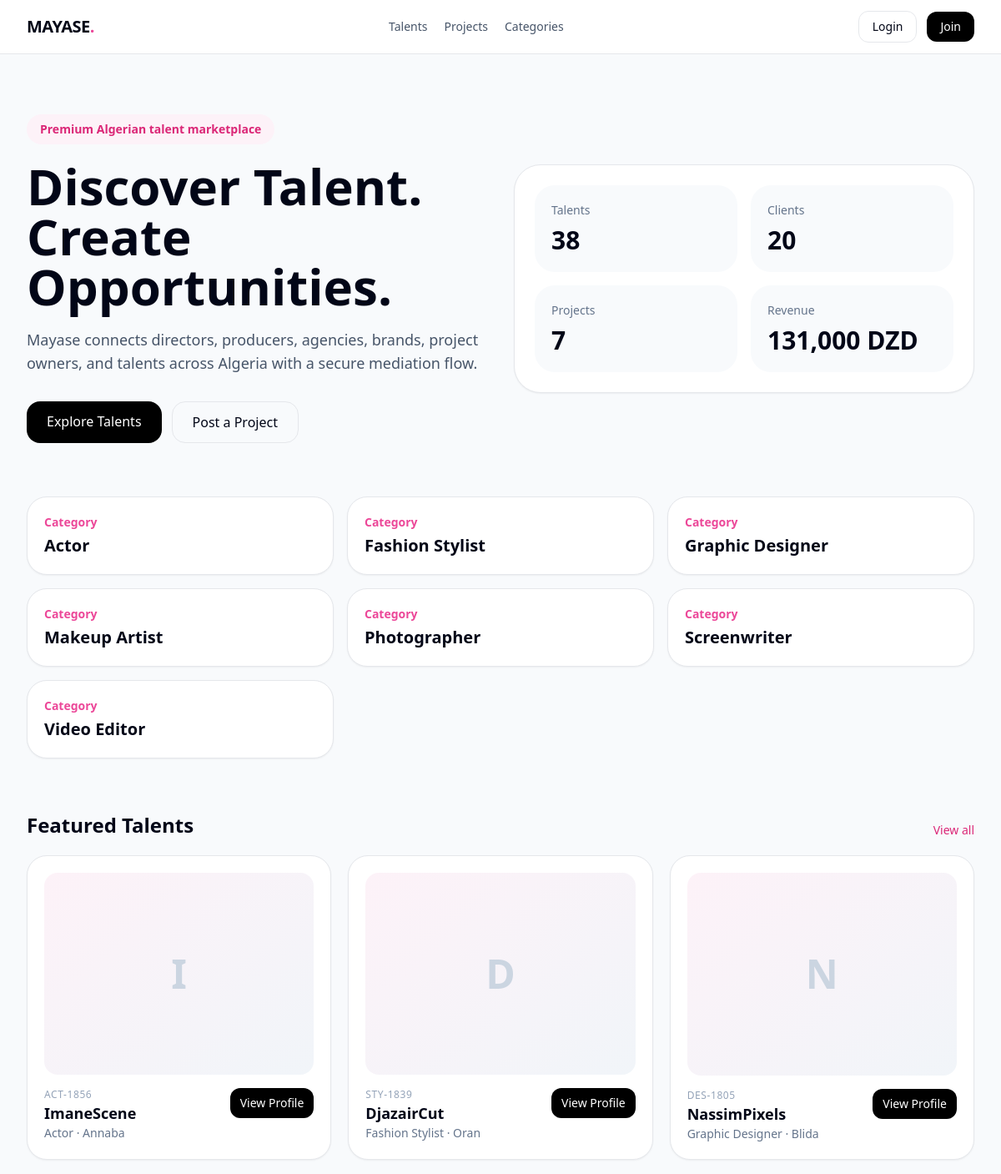
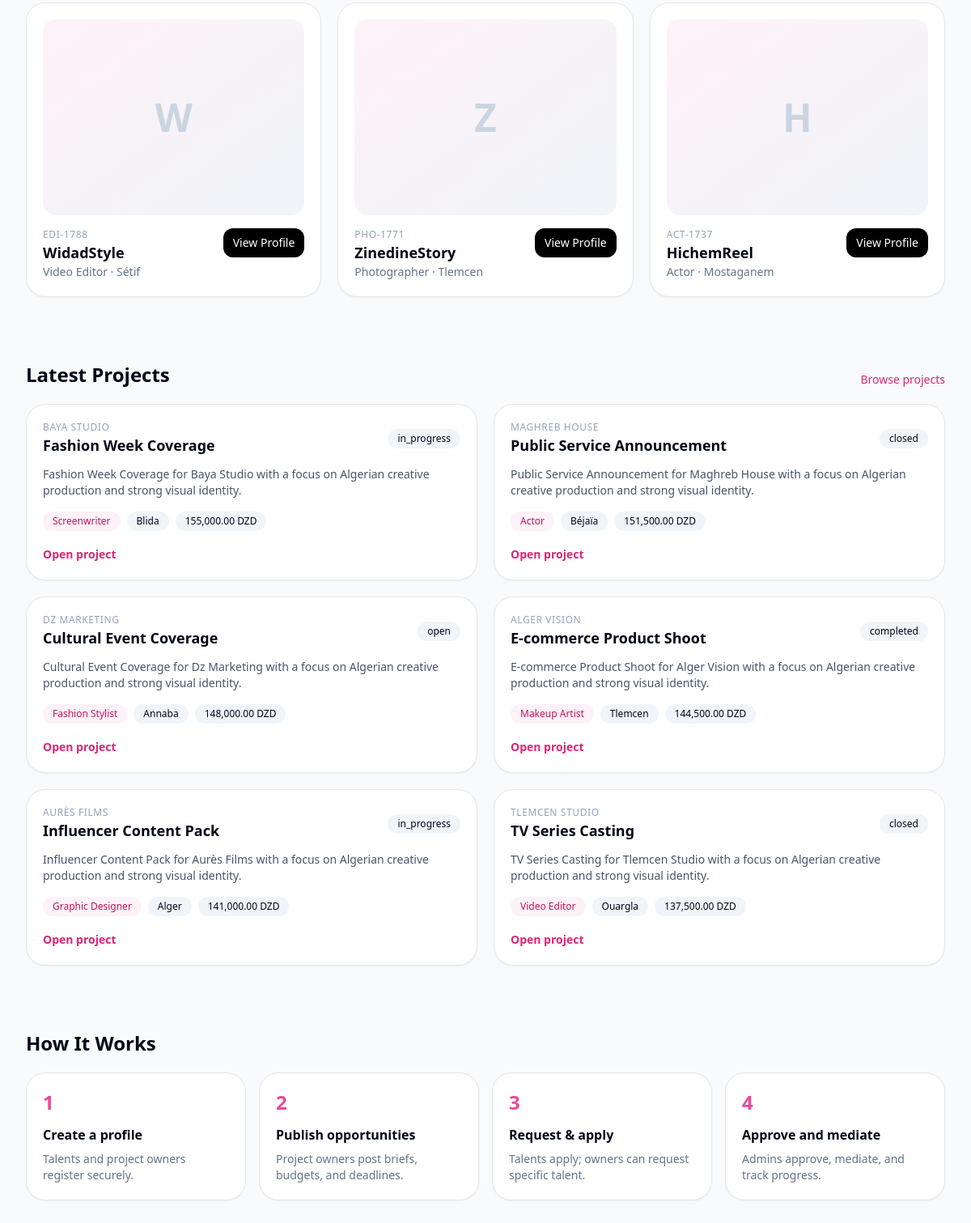
The app's page /os/index.php with its own data (2 pictures, top to bottom).
### tables this page shows
CREATE TABLE `categories` (
  `id` INT UNSIGNED NOT NULL AUTO_INCREMENT,
  `name` VARCHAR(80) NOT NULL,
  `slug` VARCHAR(80) NOT NULL,
  `created_at` TIMESTAMP NOT NULL DEFAULT CURRENT_TIMESTAMP,
  `updated_at` TIMESTAMP NOT NULL DEFAULT CURRENT_TIMESTAMP ON UPDATE CURRENT_TIMESTAMP,
  PRIMARY KEY (`id`),
  UNIQUE KEY `uniq_categories_name` (`name`),
  UNIQUE KEY `uniq_categories_slug` (`slug`)
);

CREATE TABLE `talents` (
  `id` INT UNSIGNED NOT NULL AUTO_INCREMENT,
  `user_id` INT UNSIGNED NOT NULL,
  `talent_code` VARCHAR(20) NOT NULL,
  `nickname` VARCHAR(120) NOT NULL,
  `category_id` INT UNSIGNED NOT NULL,
  `wilaya` VARCHAR(60) NOT NULL,
  `bio` TEXT NOT NULL,
  `skills` TEXT NOT NULL,
  `experience_years` INT UNSIGNED NOT NULL DEFAULT 0,
  `availability` VARCHAR(120) NOT NULL DEFAULT 'Available',
  `profile_photo` VARCHAR(255) DEFAULT NULL,
  `status` ENUM('pending','approved','rejected') NOT NULL DEFAULT 'approved',
  `created_at` TIMESTAMP NOT NULL DEFAULT CURRENT_TIMESTAMP,
  `updated_at` TIMESTAMP NOT NULL DEFAULT CURRENT_TIMESTAMP ON UPDATE CURRENT_TIMESTAMP,
  PRIMARY KEY (`id`),
  UNIQUE KEY `uniq_talents_user_id` (`user_id`),
  UNIQUE KEY `uniq_talents_code` (`talent_code`),
  UNIQUE KEY `uniq_talents_nickname` (`nickname`),
  KEY `idx_talents_category` (`category_id`),
  KEY `idx_talents_wilaya` (`wilaya`),
  KEY `idx_talents_status` (`status`),
  CONSTRAINT `fk_talents_user` FOREIGN KEY (`user_id`) REFERENCES `users`(`id`) ON DELETE CASCADE ON UPDATE CASCADE,
  CONSTRAINT `fk_talents_category` FOREIGN KEY (`category_id`) REFERENCES `categories`(`id`) ON DELETE RESTRICT ON UPDATE CASCADE
);

CREATE TABLE `projects` (
  `id` INT UNSIGNED NOT NULL AUTO_INCREMENT,
  `client_id` INT UNSIGNED NOT NULL,
  `title` VARCHAR(190) NOT NULL,
  `description` TEXT NOT NULL,
  `category_id` INT UNSIGNED DEFAULT NULL,
  `required_roles` VARCHAR(255) DEFAULT NULL,
  `wilaya` VARCHAR(60) NOT NULL,
  `budget` DECIMAL(12,2) NOT NULL DEFAULT 0.00,
  `deadline` DATE DEFAULT NULL,
  `status` ENUM('open','closed','in_progress','completed') NOT NULL DEFAULT 'open',
  `created_at` TIMESTAMP NOT NULL DEFAULT CURRENT_TIMESTAMP,
  `updated_at` TIMESTAMP NOT NULL DEFAULT CURRENT_TIMESTAMP ON UPDATE CURRENT_TIMESTAMP,
  PRIMARY KEY (`id`),
  KEY `idx_projects_client` (`client_id`),
  KEY `idx_projects_category` (`category_id`),
  KEY `idx_projects_status` (`status`),
  KEY `idx_projects_wilaya` (`wilaya`),
  CONSTRAINT `fk_projects_client` FOREIGN KEY (`client_id`) REFERENCES `clients`(`id`) ON DELETE CASCADE ON UPDATE CASCADE,
  CONSTRAINT `fk_projects_category` FOREIGN KEY (`category_id`) REFERENCES `categories`(`id`) ON DELETE SET NULL ON UPDATE CASCADE
);

CREATE TABLE `clients` (
  `id` INT UNSIGNED NOT NULL AUTO_INCREMENT,
  `user_id` INT UNSIGNED NOT NULL,
  `company_name` VARCHAR(190) NOT NULL,
  `wilaya` VARCHAR(60) NOT NULL,
  `company_bio` TEXT DEFAULT NULL,
  `subscription_status` ENUM('trial','active','expired') NOT NULL DEFAULT 'trial',
  `trial_ends_at` DATE DEFAULT NULL,
  `subscription_ends_at` DATE DEFAULT NULL,
  `status` ENUM('pending','approved','rejected') NOT NULL DEFAULT 'approved',
  `created_at` TIMESTAMP NOT NULL DEFAULT CURRENT_TIMESTAMP,
  `updated_at` TIMESTAMP NOT NULL DEFAULT CURRENT_TIMESTAMP ON UPDATE CURRENT_TIMESTAMP,
  PRIMARY KEY (`id`),
  UNIQUE KEY `uniq_clients_user_id` (`user_id`),
  UNIQUE KEY `uniq_clients_company_name` (`company_name`),
  KEY `idx_clients_wilaya` (`wilaya`),
  KEY `idx_clients_subscription_status` (`subscription_status`),
  CONSTRAINT `fk_clients_user` FOREIGN KEY (`user_id`) REFERENCES `users`(`id`) ON DELETE CASCADE ON UPDATE CASCADE
);

### os/index.php (the view, shortened to what the rows shown need)
<?php
function e(?string $value): string {
    return htmlspecialchars((string)$value, ENT_QUOTES | ENT_SUBSTITUTE, 'UTF-8');
}
function url(string $page, array $params = []): string {
    $query = array_merge(['page' => $page], $params);
    return '?' . http_build_query($query);
}
class Database {
    private static ?PDO $instance = null;
    public static function connect(): PDO {
        if (self::$instance instanceof PDO) {
            return self::$instance;
        }
        $dsn = sprintf('mysql:host=%s;dbname=%s;charset=%s', DB_HOST, DB_NAME, DB_CHARSET);
        self::$instance = new PDO($dsn, DB_USER, DB_PASS, [
            PDO::ATTR_ERRMODE => PDO::ERRMODE_EXCEPTION,
            PDO::ATTR_DEFAULT_FETCH_MODE => PDO::FETCH_ASSOC,
            PDO::ATTR_EMULATE_PREPARES => false,
        ]);
        return self::$instance;
    }
    public static function pdo(): PDO {
        return self::connect();
    }
}
class Talent {
    public static function featured(int $limit = 6): array {
        $stmt = Database::pdo()->prepare("SELECT t.*, c.name AS category_name, u.avatar_path FROM talents t JOIN categories c ON c.id = t.category_id JOIN users u ON u.id = t.user_id WHERE t.status = 'approved' ORDER BY t.id DESC LIMIT $limit");
        $stmt->execute();
        return $stmt->fetchAll();
    }
}
class Project {
    public static function latest(int $limit = 6): array {
        $stmt = Database::pdo()->prepare("SELECT p.*, c.company_name, cat.name AS category_name FROM projects p JOIN clients c ON c.id = p.client_id LEFT JOIN categories cat ON cat.id = p.category_id ORDER BY p.id DESC LIMIT $limit");
        $stmt->execute();
        return $stmt->fetchAll();
    }
}
class Auth {
    public static function currentUser(): ?array {
        return null;
    }
}
function render_header(string $title, ?array $user): void {
    echo '<!doctype html><html lang="en"><head><meta charset="utf-8"><meta name="viewport" content="width=device-width, initial-scale=1">';
    echo '<script src="https://cdn.tailwindcss.com"></script>';
    echo '</head><body class="bg-slate-50 text-slate-950">';
    echo '<div class="min-h-screen">';
    echo '<div class="max-w-7xl mx-auto px-4 sm:px-6 lg:px-8">';
    if ($user) {
        $role = $user['role'];
        echo '<div class="flex gap-6">';
        echo '<aside id="sidebar" class="fixed lg:sticky top-16 left-0 z-40 w-72 h-[calc(100vh-4rem)] -translate-x-full lg:translate-x-0 transition-transform bg-white border-r lg:border rounded-r-3xl lg:rounded-3xl p-4 overflow-y-auto">';
        echo '<div class="text-xs uppercase tracking-widest text-slate-400 mb-3">Navigation</div>';
        $menu = [
            ['Dashboard', url('dashboard')],
            ['Talents', url('talents')],
            ['Projects', url('projects')],
            ['Notifications', url('notifications')],
        ];
        if (in_array($role, ['super_admin','agent'], true)) {
            $menu[] = ['Admin Panel', url('dashboard', ['section' => 'overview'])];
        }
        if ($role === 'project_owner') {
            $menu[] = ['My Projects', url('dashboard')];
            $menu[] = ['Browse Talents', url('talents')];
            $menu[] = ['Requests', url('dashboard', ['section' => 'requests'])];
        }
        if ($role === 'talent') {
            $menu[] = ['My Profile', url('dashboard')];
            $menu[] = ['Applications', url('dashboard')];
            $menu[] = ['Portfolio', url('dashboard')];
        }
        foreach ($menu as $m) {
            echo '<a class="block px-4 py-3 rounded-2xl hover:bg-slate-100 mb-2" href="' . e($m[1]) . '">' . e($m[0]) . '</a>';
        }
        echo '<div class="mt-6 rounded-3xl bg-pink-50 p-4">';
        echo '<div class="text-sm font-semibold">' . e(Settings::get('site_tagline', 'Discover Talent. Create Opportunities.')) . '</div>';
        echo '<div class="text-xs text-slate-500 mt-2">Algerian creative mediation platform.</div>';
        echo '</div>';
        echo '</aside>';
        echo '<main class="flex-1 min-w-0 lg:pl-0 pt-6 pb-20">';
    } else {
        echo '<main class="pt-8 pb-20">';
    }
}
function render_footer(): void {
    echo '</main></div></div>';
    echo '</body></html>';
}
function render_home(): void {
    $featuredTalents = Talent::featured(6);
    $latestProjects = Project::latest(6);
    $categories = Database::pdo()->query("SELECT * FROM categories ORDER BY name")->fetchAll();
    echo '<section class="grid lg:grid-cols-2 gap-8 items-center py-10">';
    echo '<div>';
    echo '<h1 class="mt-5 text-5xl md:text-6xl font-black leading-tight">Discover Talent.<br>Create Opportunities.</h1>';
    echo '<div class="mt-8 flex flex-wrap gap-3">';
    echo '</div></div>';
    echo '<div class="rounded-[2rem] border bg-white shadow-sm p-6">';
    echo '<div class="grid sm:grid-cols-2 gap-4">';
    echo '</div></div></section>';
    echo '<section class="py-6"><div class="grid md:grid-cols-3 gap-4">';
    foreach ($categories as $cat) {
        echo '<div class="rounded-3xl border bg-white p-5 shadow-sm"><div class="text-sm text-pink-500 font-semibold">Category</div><div class="text-xl font-bold mt-1">' . e($cat['name']) . '</div></div>';
    }
    echo '</div></section>';
    echo '<section class="py-10">';
    echo '<div class="flex items-end justify-between mb-5"><h2 class="text-2xl font-bold">Featured Talents</h2><a class="text-sm text-pink-600" href="' . e(url('talents')) . '">View all</a></div>';
    echo '<div class="grid sm:grid-cols-2 lg:grid-cols-3 gap-5">';
    foreach ($featuredTalents as $t) {
        talent_card($t);
    }
    echo '</div></section>';
    echo '<section class="py-10">';
    echo '<div class="flex items-end justify-between mb-5"><h2 class="text-2xl font-bold">Latest Projects</h2><a class="text-sm text-pink-600" href="' . e(url('projects')) . '">Browse projects</a></div>';
    echo '<div class="grid lg:grid-cols-2 gap-5">';
    foreach ($latestProjects as $p) {
        project_card($p);
    }
    echo '</div></section>';
    echo '<section class="py-10">';
    echo '<h2 class="text-2xl font-bold mb-5">How It Works</h2>';
    echo '<div class="grid md:grid-cols-4 gap-4">';
    echo '</div></section>';
}
function talent_card(array $t): void {
    echo '<div class="rounded-3xl border bg-white p-5 shadow-sm">';
    echo '<div class="aspect-[4/3] rounded-2xl bg-gradient-to-br from-pink-50 to-slate-100 flex items-center justify-center overflow-hidden">';
    if (!empty($t['avatar_path'])) {
        echo '<img src="' . e($t['avatar_path']) . '" alt="" class="w-full h-full object-cover">';
    } else {
        echo '<div class="text-5xl font-black text-slate-300">' . e(substr($t['nickname'], 0, 1)) . '</div>';
    }
    echo '</div>';
    echo '<div class="mt-4 flex items-start justify-between gap-3">';
    echo '<div><div class="text-xs uppercase tracking-wider text-slate-400">' . e($t['talent_code']) . '</div><h3 class="font-bold text-lg">' . e($t['nickname']) . '</h3><p class="text-sm text-slate-500">' . e($t['category_name']) . ' · ' . e($t['wilaya']) . '</p></div>';
    echo '<a href="' . e(url('talent', ['id' => $t['id']])) . '" class="px-3 py-2 rounded-xl bg-black text-white text-sm h-fit">View Profile</a>';
    echo '</div></div>';
}
function project_card(array $p): void {
    echo '<div class="rounded-3xl border bg-white p-5 shadow-sm">';
    echo '<div class="flex items-center justify-between gap-4">';
    echo '<div><div class="text-xs uppercase tracking-wider text-slate-400">' . e($p['company_name']) . '</div><h3 class="font-bold text-lg">' . e($p['title']) . '</h3></div>';
    echo '<div class="text-xs px-3 py-1 rounded-full bg-slate-100">' . e($p['status']) . '</div>';
    echo '</div>';
    echo '<p class="text-sm text-slate-600 mt-3">' . e($p['description']) . '</p>';
    echo '<div class="mt-4 flex flex-wrap gap-2 text-xs">';
    echo '<span class="px-3 py-1 rounded-full bg-pink-50 text-pink-700">' . e($p['category_name'] ?? 'General') . '</span>';
    echo '<span class="px-3 py-1 rounded-full bg-slate-100">' . e($p['wilaya']) . '</span>';
    echo '<span class="px-3 py-1 rounded-full bg-slate-100">' . e(number_format((float)$p['budget'], 2)) . ' DZD</span>';
    echo '</div>';
    echo '<div class="mt-4"><a href="' . e(url('project', ['id' => $p['id']])) . '" class="text-pink-600 text-sm font-semibold">Open project</a></div>';
    echo '</div>';
}
function page_title(string $page): string {
    return match ($page) {
        'home' => APP_NAME,
        'dashboard' => 'Dashboard',
        'talents' => 'Talents',
        'projects' => 'Projects',
        'login' => 'Login',
        'register' => 'Register',
        'talent' => 'Talent Profile',
        'project' => 'Project',
        'notifications' => 'Notifications',
        'forgot-password' => 'Password Reset',
        'reset-password' => 'Set New Password',
        default => APP_NAME,
    };
}
$user = Auth::currentUser();
$page = $_GET['page'] ?? ($user ? 'dashboard' : 'home');
render_header(page_title((string)$page), $user);
switch ($page) {
    case 'home':
        render_home();
        break;
}
render_footer();

### records on screen
categories: name "Actor"
categories: name "Fashion Stylist"
categories: name "Graphic Designer"
categories: name "Makeup Artist"
categories: name "Photographer"
categories: name "Screenwriter"
categories: name "Video Editor"
talents: nickname "I", talent_code "ACT-1856", nickname "ImaneScene", category.name "Actor", wilaya "Annaba"
talents: nickname "D", talent_code "STY-1839", nickname "DjazairCut", category.name "Fashion Stylist", wilaya "Oran"
talents: nickname "N", talent_code "DES-1805", nickname "NassimPixels", category.name "Graphic Designer", wilaya "Blida"
talents: nickname "W", talent_code "EDI-1788", nickname "WidadStyle", category.name "Video Editor", wilaya "Sétif"
talents: nickname "Z", talent_code "PHO-1771", nickname "ZinedineStory", category.name "Photographer", wilaya "Tlemcen"
talents: nickname "H", talent_code "ACT-1737", nickname "HichemReel", category.name "Actor", wilaya "Mostaganem"
projects: client.company_name "BAYA STUDIO", title "Fashion Week Coverage", status "in_progress", description "Fashion Week Coverage for Baya Studio with a focus on Algerian creative production and strong visual identity.", category.name "Screenwriter", wilaya "Blida", budget "155,000.00"
projects: client.company_name "MAGHREB HOUSE", title "Public Service Announcement", status "closed", description "Public Service Announcement for Maghreb House with a focus on Algerian creative production and strong visual identity.", category.name "Actor", wilaya "Béjaïa", budget "151,500.00"
projects: client.company_name "DZ MARKETING", title "Cultural Event Coverage", status "open", description "Cultural Event Coverage for Dz Marketing with a focus on Algerian creative production and strong visual identity.", category.name "Fashion Stylist", wilaya "Annaba", budget "148,000.00"
projects: client.company_name "ALGER VISION", title "E-commerce Product Shoot", status "completed", description "E-commerce Product Shoot for Alger Vision with a focus on Algerian creative production and strong visual identity.", category.name "Makeup Artist", wilaya "Tlemcen", budget "144,500.00"
projects: client.company_name "AURÈS FILMS", title "Influencer Content Pack", status "in_progress", description "Influencer Content Pack for Aurès Films with a focus on Algerian creative production and strong visual identity.", category.name "Graphic Designer", wilaya "Alger", budget "141,000.00"
projects: client.company_name "TLEMCEN STUDIO", title "TV Series Casting", status "closed", description "TV Series Casting for Tlemcen Studio with a focus on Algerian creative production and strong visual identity.", category.name "Video Editor", wilaya "Ouargla", budget "137,500.00"

### other values on screen
APP_NAME "MAYASE"
$k "Talents"
$v "38"
$k "Clients"
$v "20"
$k "Projects"
$v "7"
$k "Revenue"
$v "131,000 DZD"
$step[0] "1"
$step[1] "Create a profile"
$step[2] "Talents and project owners register securely."
$step[0] "2"
$step[1] "Publish opportunities"
$step[2] "Project owners post briefs, budgets, and deadlines."
